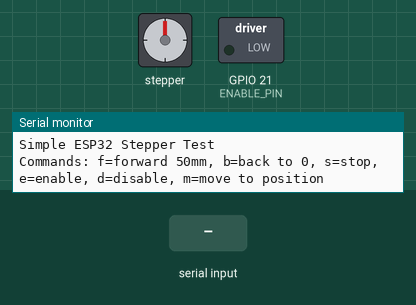
Simulated run of this sketch. Board: ESP32. On the bench: stepper motor, switched loads named in the sketch (green lamp = pin HIGH), the last lines printed to the serial monitor. The test bench sets the inputs (shaded band). Stepper angles assume 200 steps per turn.

Above: at 1.2 s.
1.3 s: "f90\n" received over Serial
At 4.2 s:
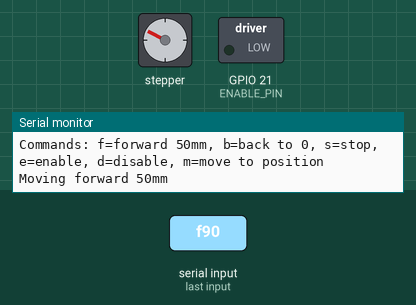
4.3 s: "m" received over Serial
7.3 s: "90,45\n" received over Serial
10.3 s: "d90\n" received over Serial
At 10.45 s:
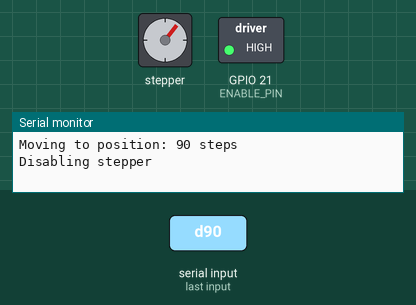
13.3 s: "e90\n" received over Serial
At 13.45 s:
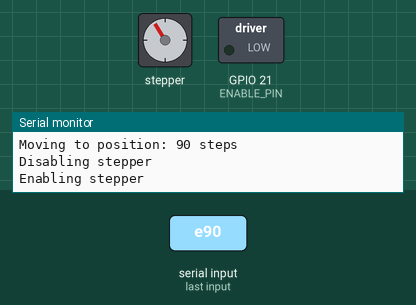
16.3 s: "d,45\n" received over Serial
At 16.45 s:
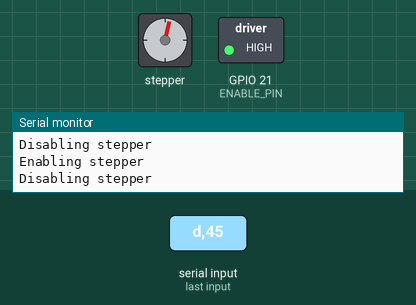
Timing chart, 0 to 22.3 s (numbered marks = the images above; inputs shaded):
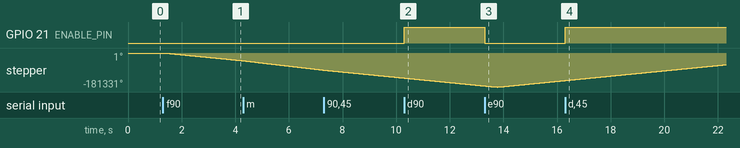

Measured:
- after the input at 1.3 s, stepper: keeps turning counter-clockwise at about 13786°/s, starting at once
- after the input at 10.3 s, GPIO 21 (ENABLE_PIN): LOW → HIGH at once
- after the input at 13.3 s, GPIO 21 (ENABLE_PIN): HIGH → LOW at once
- after the input at 16.3 s, GPIO 21 (ENABLE_PIN): LOW → HIGH at once

The sketch:

trial.ino
```cpp
#include <AccelStepper.h>

// Pin definitions
const int STEP_PIN = 13;    // GPIO13 - Step pin
const int DIR_PIN = 14;     // GPIO14 - Direction pin
const int ENABLE_PIN = 21;  // GPIO21 - Enable pin (LOW = enabled, HIGH = disabled)

// Motor specs
const float STEPS_PER_MM = 100;  // 200 steps/rev ÷ 2mm pitch = 100 steps/mm
const float SPEED_MM_S = 40;     // 40 mm/s
const float SPEED_STEPS_S = (SPEED_MM_S * STEPS_PER_MM) * 25;  // 4000 steps/s

// Create stepper object
AccelStepper stepper(AccelStepper::DRIVER, STEP_PIN, DIR_PIN);

void setup() {
  Serial.begin(115200);

  // Configure enable pin
  pinMode(ENABLE_PIN, OUTPUT);
  digitalWrite(ENABLE_PIN, LOW);  // Enable the stepper driver (LOW = enabled)

  // Configure stepper
  stepper.setMaxSpeed(SPEED_STEPS_S);
  stepper.setAcceleration(SPEED_STEPS_S);
  stepper.setCurrentPosition(0);

  Serial.println("Simple ESP32 Stepper Test");
  Serial.println("Commands: f=forward 50mm, b=back to 0, s=stop, e=enable, d=disable, m=move to position");
}

void moveToPosition() {
  Serial.println("Enter target position in steps (negative for reverse):");

  // Wait for user input
  while (!Serial.available()) {
    stepper.run(); // Keep running current movement
  }

  // Read the target position
  long targetPosition = Serial.parseInt();

  Serial.print("Moving to position: ");
  Serial.print(targetPosition);
  Serial.println(" steps");

  stepper.moveTo(targetPosition);
}

void loop() {
  stepper.run();

  if (Serial.available()) {
    char cmd = Serial.read();

    if (cmd == 'f') {
      Serial.println("Moving forward 50mm");
      stepper.moveTo(-150000);  // 50mm * 100 steps/mm = -5000 steps (dirección invertida)
    }
    else if (cmd == 'b') {
      Serial.println("Moving back to 0");
      stepper.moveTo(0);
    }
    else if (cmd == 's') {
      Serial.println("Stop");
      stepper.stop();
    }
    else if (cmd == 'e') {
      Serial.println("Enabling stepper");
      digitalWrite(ENABLE_PIN, LOW);  // Enable stepper
    }
    else if (cmd == 'd') {
      Serial.println("Disabling stepper");
      digitalWrite(ENABLE_PIN, HIGH); // Disable stepper
    }
    else if (cmd == 'm') {
      moveToPosition();
    }
  }
}
```
